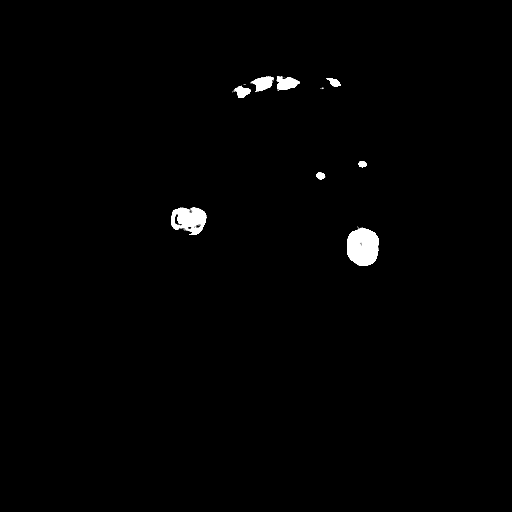
#> input picture Recognition/TargetDetect/Axial/0178.png, 512 x 512 px, found by its file name; its folder holds 3 pictures in this run
$ python CircleDetect.py   (older library calls are emulated)
#> lines starting #> are read from the running program, lines starting #| are printed output that depends on the picture; after the words box and inside, x2 and y2 are one past the last pixel; in counts of white or black regions, pixels touching at a corner belong together
from itertools import count
from pickle import NONE
import cv2
import numpy as np
import os
import shutil
from scipy.spatial.kdtree import distance_matrix
from sklearn.neighbors import NearestNeighbors
from scipy import spatial
import re
import copy
from sklearn.cluster import KMeans
from sklearn import cluster
import json
import datetime
import math
from decimal import getcontext, Decimal
# import cupy as cp
import concurrent.futures

class CircleDetect():
    def __init__(self, inputDirectory : str, outputDirectory: str) -> None:
        self.InputDir = inputDirectory
        self.OutputDir = outputDirectory
        self.ImageSpacing = 0.3
        self.DetectMatrix = []
        self.CircleMatrix = None
        self.CircleDiameter = 2.5
        self.factor_distance = 1.5
        self.CircleNum = 7
        self.MarkerPoints = None
        self.sortThreshold = 2
        self.UpdateThreshold = 6
        self.ImageOrigin = [0, 0, 0]
        self.X_middle = 0
        self.Accuracy = 0.50
        self.denoising = False

        self.centerDistance = 12.7    # marker上各个点到质心点的平均距离
        self.maxdeviation = 0.0
        self.averagedeviation = 0.0
        self.distance_list = [96.14, 104.39, 105.73, 113.68, 117.48 , 122.87, 123.87]

        # 全局的Image图像
        self.Image_Axial = None
        self.Image_Sagittal = None
        self.Image_Coronal = None
        self.direction = None
        self.Image = None

    def setImageSpacing(self, value):
        self.ImageSpacing = value

    def setdenoising(self, value):
        self.denoising = value

    # [8 lines of commented-out code are left out]

    def setAccuracy(self, value):
        self.Accuracy = value

    def setImageOrigin(self, value):
        self.ImageOrigin = value

    def setUpdateThreshold(self, value):
        self.UpdateThreshold = value

    def setsortThreshold(self, value):
        self.sortThreshold = value

    def setCircleDiameter(self, value):
        self.CircleDiameter = value

    def setDistanceFactor(self, value):
        self.factor_distance = value

    def getmaxdeviation(self):
        return self.maxdeviation

    def getaveragedeviation(self):
        return self.averagedeviation

    # [7 lines left out: function createDir, not called in this run]

    def setCircleNum(self, value):
        self.CircleNum = value

    # [76 lines left out: functions computeDeviation, filter_marker, not called in this run]

    def cirlce_matrix(self, dir : str, direction = "Axial", minR=0, maxR=20):
#> called with direction = 'Axial', minR = 0, maxR = 20
        Radius = self.CircleDiameter / self.ImageSpacing / 2

        Area = math.pi * Radius * Radius
        arcLength = 2 * math.pi * Radius

        print("Radius ", Radius)
        print("Area ", Area)

        filelist = os.listdir(dir)  # 列出文件夹下所有的目录与文件
        valid = len(filelist) > 0
        if not valid:
            return

        for i in range(0, len(filelist)):
            filePath = os.path.join(dir, filelist[i])
            image = cv2.imread(filePath)
#> image is the input picture: shape (512, 512, 3); min 0, max 255, mean 2.4
            regex = re.compile(r'\d+')
            # dst = cv2.GaussianBlur(image,(13,15),15)     #使用高斯模糊，修改卷积核ksize也可以检测出来
            # img_median = cv2.medianBlur(image, 5)
            gray = cv2.cvtColor(image, cv2.COLOR_BGR2GRAY)
            ret,thresh = cv2.threshold(gray,127,255,0)   # 需要进行二值化，否则检测出来的轮廓会比较大
#> thresh: shape (512, 512); 0.96% white; 10 white regions (2 under 20 px), largest, box (x1, y1, x2, y2) and area: (347, 227, 379, 266) 1007, (171, 207, 207, 235) 716, (276, 76, 300, 91) 237
            kernel = cv2.getStructuringElement(cv2.MORPH_RECT, (2, 2))
            dst = cv2.morphologyEx(thresh, cv2.MORPH_OPEN, kernel)
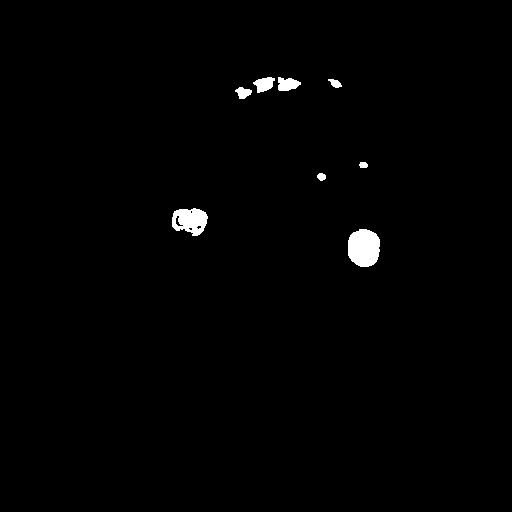
#> dst: shape (512, 512); 0.95% white; 8 white regions, largest, box (x1, y1, x2, y2) and area: (348, 229, 380, 267) 1006, (172, 208, 208, 236) 712, (278, 77, 301, 91) 234
            dst2 = cv2.morphologyEx(dst, cv2.MORPH_CLOSE, kernel)
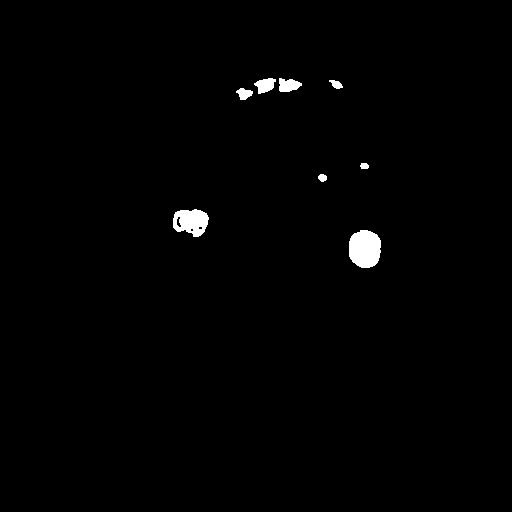
#> dst2: shape (512, 512); 0.95% white; 8 white regions
            # circles = cv2.HoughCircles(dst, cv2.HOUGH_GRADIENT,1,20,param1=100,param2=8, minRadius=minR, maxRadius=maxR)

            contours = None
            if self.denoising:
                contours, hierarchy = cv2.findContours(dst2, cv2.RETR_EXTERNAL, cv2.CHAIN_APPROX_NONE)
            else:
                contours, hierarchy = cv2.findContours(thresh, cv2.RETR_EXTERNAL, cv2.CHAIN_APPROX_NONE)
#> contours = 10 contours, 2 with area under 20; largest, box (x1, y1, x2, y2) and area: (347, 227, 379, 266) 954, (171, 207, 207, 235) 704, (276, 76, 300, 91) 206, (251, 76, 274, 92) 198, (234, 86, 251, 98) 110, (326, 78, 341, 87) 61, (316, 172, 325, 180) 44, (358, 161, 367, 168) 36

            valid = len(contours) > 0
#> valid = True
            if not valid:
                continue
            # num = len(contours)
            if direction == "Axial" : # 横断面的检测:
                Z_index = int(max(regex.findall(filelist[i])))

                try:
                    # circles = np.float32(np.around(circles)) #around对数据四舍五入，为整数
                    templist = []
                    templist.clear()
                    for k in range(len(contours)):
                        rect = cv2.minAreaRect(contours[k])
                        center, size = rect[0], rect[1]
                        RectArea = cv2.contourArea(contours[k])
                        arc = cv2.arcLength(contours[k], True)

                        if (len(self.DetectMatrix) == 0):
                            cir = [center[0], center[1], Z_index, RectArea, 1]
                            self.DetectMatrix.append(cir)
                            continue

                        # 面积可以设置得小一些，以便将种植体过滤掉
                        # if (size[0] < 8 or size[0] > 20 or size[1] < 8 or size[1] > 20):
                        #     continue

                        if ((RectArea < Area * self.Accuracy ) or (RectArea > Area * (2 - self.Accuracy))):
                            continue

                        if ((arc < arcLength * self.Accuracy ) or (arc > arcLength * (2 - self.Accuracy))):
                            continue

                        add_Item = True
                        R = Radius * 1.0
                        self.X_middle = image.shape[0] / 2

                        for c in self.DetectMatrix:
                            # 新增判断是否连续的序列
                            Z_pre = int(c[2] / c[4]) + int(c[4] / 2)
                            if ( (abs(c[0] - center[0]) < R) and (abs(c[1] - center[1]) < R) and (abs(Z_index - Z_pre) == 1)):   # 可能是同一个圆
                            # if ( (abs(c[0] - center[0]) < R) and (abs(c[1] - center[1]) < R)):   # 可能是同一个圆
                                c[4] = c[4] + 1
                        #         # c[2] = (c[2] + Z_index) / 2  # 容易导致偏大
                                c[2] = c[2] + Z_index

                                if (RectArea > c[3]):
                                    c[3] = RectArea
                                    c[0] = center[0]
                                    c[1] = center[1]
                                add_Item = False

                        if add_Item:
                            cir = [center[0], center[1], Z_index, RectArea, 1]
                            templist.append(cir)
#> this loop made 10 passes
#> (rect, RectArea, arc, cir) on passes 1, 3, 4, 8: (((362.5, 246), (38, 31), -90), 954, 118.9, [362.5, 246, 178, 954, 1]), (((320.3, 175.3), (7.07, 7.78), -45), 43.5, 24.73, [320.3, 175.3, 178, 43.5, 1]), (((362, 164), (6, 8), -90), 35.5, 23.9, [362, 164, 178, 35.5, 1]), (((333.3, 81.25), (7.07, 14.85), -45), 61, 36.97, [333.3, 81.25, 178, 61, 1])
#> after the loop, c = [362.5, 246, 178, 954, 1]; self.DetectMatrix = [[362.5, 246, 178, 954, 1]]; templist = [[320.3, 175.3, 178, 43.5, 1], [362, 164, 178, 35.5, 1], [333.3, 81.25, 178, 61, 1]]

                    for t in templist:
                        self.DetectMatrix.append(copy.deepcopy( t ))    # 深拷贝
#> this loop made 3 passes
#> after the loop, self.DetectMatrix = [[362.5, 246, 178, 954, 1], [320.3, 175.3, 178, 43.5, 1], [362, 164, 178, 35.5, 1], [333.3, 81.25, 178, 61, 1]]
                except:
                    print("Axial error, Z_index ", Z_index)
            elif direction == "Sagittal" :    # 矢状面
                X_index = int(max(regex.findall(filelist[i])))
                try:
                    # circles = np.float32(np.around(circles)) #around对数据四舍五入，为整数
                    templist = []
                    for k in range(len(contours)):
                        rect = cv2.minAreaRect(contours[k])
                        center, size = rect[0], rect[1]
                        RectArea = cv2.contourArea(contours[k])
                        arc = cv2.arcLength(contours[k], True)
                        Z_value = image.shape[0] - center[1]

                        # if (size[0] < 8 or size[0] > 19 or size[1] < 8 or size[1] > 19):
                        #     continue

                        if ((RectArea < Area * self.Accuracy ) or (RectArea > Area * (2 - self.Accuracy))):
                            continue

                        if ((arc < arcLength * self.Accuracy ) or (arc > arcLength * (2 - self.Accuracy))):
                            continue

                        add_Item = True
                        R = Radius * 0.5
                        for c in self.DetectMatrix:
                            # 把X_index也计入，进行一个三维空间的同时判断
                            X_value = X_index * self.ImageSpacing
                            if ( (abs(c[2] - Z_value) < R) and (abs(c[1] - center[0]) < R)):   # 可能是同一个圆
                                c[4] = c[4] + 1

                                if (RectArea > c[3]):
                                    c[3] = RectArea
                                    c[1] = center[0]

                                add_Item = False

                        if add_Item:
                            cir = [X_index, center[0], Z_value, RectArea, 1]
                            templist.append(cir)

                    for t in templist:
                        self.DetectMatrix.append(copy.deepcopy( t ))
                except:
                    print("Sagittal error, X_index ", X_index)
            elif direction == "Coronal" :    # 矢状面
                Y_index = int(max(regex.findall(filelist[i])))
                try:
                    # circles = np.float32(np.around(circles)) #around对数据四舍五入，为整数
                    templist = []
                    for k in range(len(contours)):
                        rect = cv2.minAreaRect(contours[k])
                        center, size = rect[0], rect[1]
                        RectArea = cv2.contourArea(contours[k])
                        arc = cv2.arcLength(contours[k], True)
                        Z_value = image.shape[0] - center[1]

                        # if (size[0] < 8 or size[0] > 19 or size[1] < 8 or size[1] > 19):
                        #     continue

                        if ((RectArea < Area * self.Accuracy ) or (RectArea > Area * (2 - self.Accuracy))):
                            continue

                        if ((arc < arcLength * self.Accuracy ) or (arc > arcLength * (2 - self.Accuracy))):
                            continue

                        add_Item = True
                        R = Radius * 0.5
                        for c in self.DetectMatrix:
                            # 把Y_index也计入，进行一个三维空间的同时判断
                            # Y_value = Y_index * self.ImageSpacing
                            if ( (abs(c[2] - Z_value) < R) and (abs(c[0] - center[0]) < R) ):   # 可能是同一个圆
                                c[4] = c[4] + 1

                                if (RectArea > c[3]):
                                    c[3] = RectArea
                                    c[0] = center[0]

                                add_Item = False

                        if add_Item:
                            cir = [center[0], Y_index, Z_value, RectArea, 1]
                            templist.append(cir)

                    for t in templist:
                        self.DetectMatrix.append(copy.deepcopy( t ))
                except:
                    print("Sagittal error, X_index ", X_index)
            else:
                return
#> pass 2 of the loop in cirlce_matrix, `for i in range(0, len(filelist)):`:
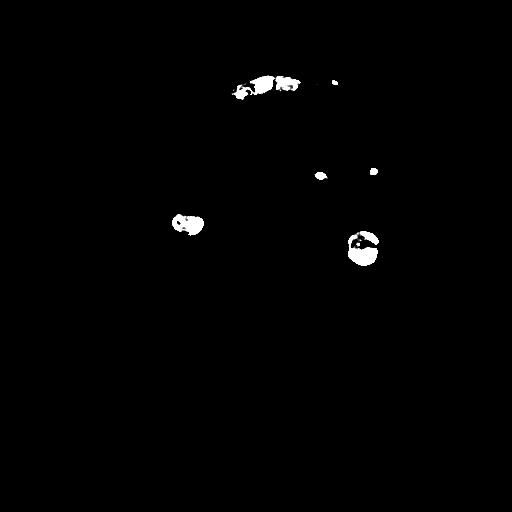
#> input picture Recognition/TargetDetect/Axial/0180.png, 512 x 512 px, found by its file name
#> in cirlce_matrix, image is the input picture: shape (512, 512, 3); min 0, max 255, mean 1.9
#> in cirlce_matrix, `dst = cv2.morphologyEx(thresh, cv2.MORPH_OPEN, kernel)`:
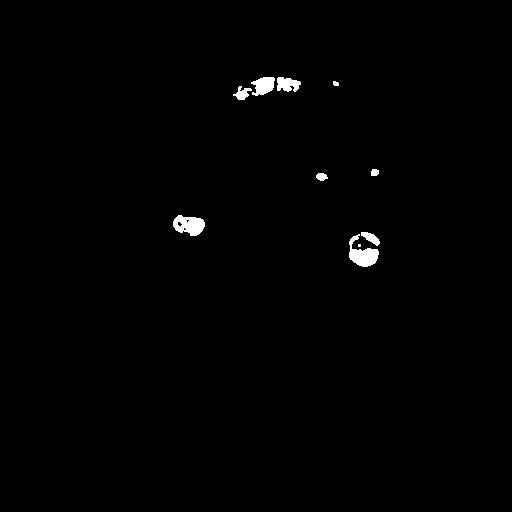
#> dst: shape (512, 512); 0.75% white; 10 white regions (1 under 20 px), largest, box (x1, y1, x2, y2) and area: (349, 234, 379, 267) 500, (173, 215, 205, 236) 468, (251, 77, 275, 96) 312
#> in cirlce_matrix, `dst2 = cv2.morphologyEx(dst, cv2.MORPH_CLOSE, kernel)`:
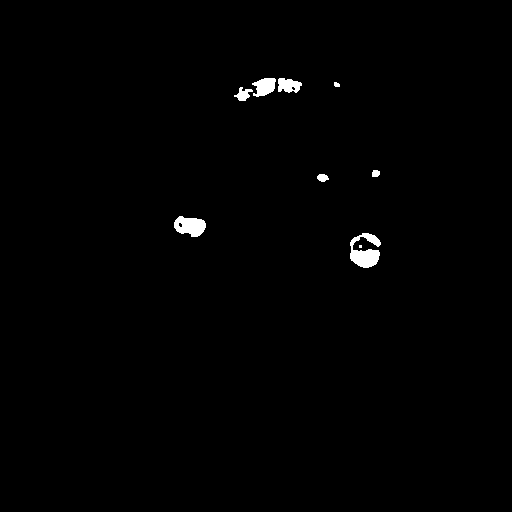
#> dst2: shape (512, 512); 0.76% white; 9 white regions (1 under 20 px)
#> contours = 12 contours, 5 with area under 20; largest, box (x1, y1, x2, y2) and area: (172, 214, 204, 236) 446, (348, 232, 378, 266) 446, (232, 75, 275, 100) 391, (275, 76, 301, 91) 238, (360, 231, 379, 245) 114, (315, 172, 327, 180) 57, (370, 168, 378, 175) 37
#> the loop in cirlce_matrix, `for k in range(len(contours)):` made 12 passes
#> (rect, RectArea, arc, R, self.X_middle, cir) on passes 6 to 7: (((320.5, 175.5), (7, 11), -90), 57, 30.14, 4.17, 256, [320.5, 175.5, 180, 57, 1]), (((373.5, 171), (6, 7), -90), 37, 23.66, 4.17, 256, [373.5, 171, 180, 37, 1])
#> after the loop in cirlce_matrix, `for k in range(len(contours)):`: c = [333.3, 81.25, 178, 61, 1]; templist = [[320.5, 175.5, 180, 57, 1], [373.5, 171, 180, 37, 1]]
#> the loop in cirlce_matrix, `for t in templist:` made 2 passes
#> after the loop in cirlce_matrix, `for t in templist:`: self.DetectMatrix = [[362.5, 246, 178, 954, 1], [320.3, 175.3, 178, 43.5, 1], [362, 164, 178, 35.5, 1], [333.3, 81.25, 178, 61, 1], [320.5, 175.5, 180, 57, 1], [373.5, 171, 180, 37, 1]]
#> pass 3 of the loop in cirlce_matrix, `for i in range(0, len(filelist)):`:
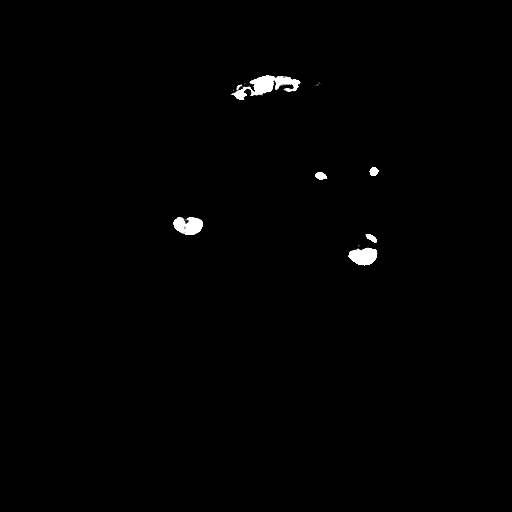
#> input picture Recognition/TargetDetect/Axial/0181.png, 512 x 512 px, found by its file name
#> in cirlce_matrix, image is the input picture: shape (512, 512, 3); min 0, max 255, mean 1.7
#> in cirlce_matrix, `dst = cv2.morphologyEx(thresh, cv2.MORPH_OPEN, kernel)`:
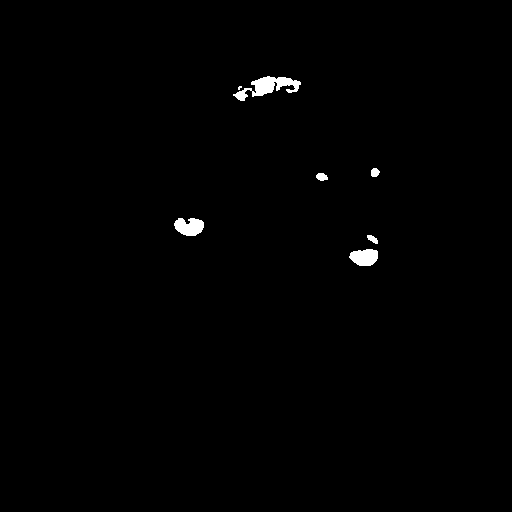
#> dst: shape (512, 512); 0.66% white; 7 white regions (1 under 20 px), largest, box (x1, y1, x2, y2) and area: (233, 76, 301, 101) 717, (174, 218, 204, 236) 410, (349, 249, 378, 266) 387, (316, 173, 328, 181) 73, (371, 168, 380, 177) 64, (367, 235, 378, 244) 60
#> in cirlce_matrix, `dst2 = cv2.morphologyEx(dst, cv2.MORPH_CLOSE, kernel)`:
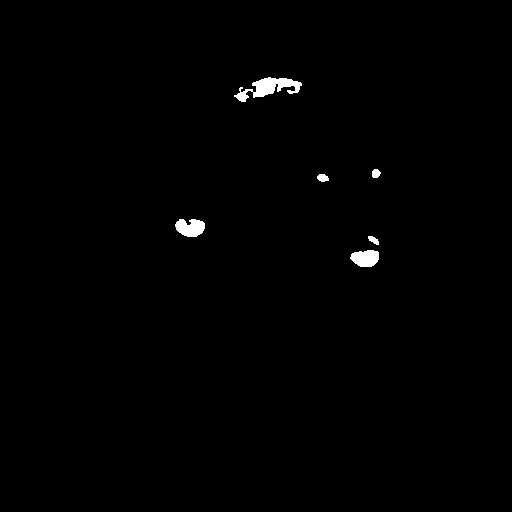
#> dst2: shape (512, 512); 0.66% white; 6 white regions
#> contours = 6 contours; box (x1, y1, x2, y2) and area: (231, 75, 301, 100) 623, (173, 217, 203, 235) 370, (348, 248, 377, 266) 354, (315, 172, 327, 180) 58, (369, 167, 379, 176) 52, (366, 234, 377, 243) 46
#> the loop in cirlce_matrix, `for k in range(len(contours)):` made 6 passes
#> (rect, RectArea, arc, cir) on pass 2: (((371.3, 237.6), (5.14, 12.69), -59.04), 45.5, 30.73, [371.3, 237.6, 181, 45.5, 1])
#> after the loop in cirlce_matrix, `for k in range(len(contours)):`: c = [373.3, 171.3, 361, 52.5, 2]; self.DetectMatrix = [[362.5, 246, 178, 954, 1], [320.3, 175.3, 178, 43.5, 1], [362, 164, 178, 35.5, 1], [333.3, 81.25, 178, 61, 1], [320.5, 175.5, 361, 58.5, 2], [373.3, 171.3, 361, 52.5, 2]]; templist = [[371.3, 237.6, 181, 45.5, 1]]
#> the loop in cirlce_matrix, `for t in templist:` made 1 pass
#> after the loop in cirlce_matrix, `for t in templist:`: self.DetectMatrix = [[362.5, 246, 178, 954, 1], [320.3, 175.3, 178, 43.5, 1], [362, 164, 178, 35.5, 1], [333.3, 81.25, 178, 61, 1], [320.5, 175.5, 361, 58.5, 2], [373.3, 171.3, 361, 52.5, 2], [371.3, 237.6, 181, 45.5, 1]]

        # 以横断面的检测为主，矢状面和横断面为辅（主要提高圆心的更新数）
        if direction == "Axial":
            self.DetectMatrix = np.array(self.DetectMatrix, dtype = np.float)
            self.DetectMatrix[:, 2] = self.DetectMatrix[:, 2] / self.DetectMatrix[:, 4]

            # self.DetectMatrix[:, 0] = self.DetectMatrix[:, 0] / self.DetectMatrix[:, 4]
            # self.DetectMatrix[:, 1] = self.DetectMatrix[:, 1] / self.DetectMatrix[:, 4]

            self.DetectMatrix = self.DetectMatrix.tolist()
#> self.DetectMatrix = [[362.5, 246, 178, 954, 1], [320.3, 175.3, 178, 43.5, 1], [362, 164, 178, 35.5, 1], [333.3, 81.25, 178, 61, 1], [320.5, 175.5, 180.5, 58.5, 2], [373.3, 171.3, 180.5, 52.5, 2], [371.3, 237.6, 181, 45.5, 1]]


    # [176 lines left out: function cirlce_matrix_Image, not called in this run]
    def detect_circle(self, minR=0, maxR=20):
        circle_input_Axial = self.InputDir + "/Axial"
        self.cirlce_matrix(circle_input_Axial, "Axial", minR, maxR)

        circle_input_Sagittal = self.InputDir + "/Sagittal"
        self.cirlce_matrix(circle_input_Sagittal, "Sagittal", minR, maxR)

        circle_input_Coronal = self.InputDir + "/Coronal"
        self.cirlce_matrix(circle_input_Coronal, "Coronal", minR, maxR)


        # [22 lines of commented-out code are left out]

        Matrix = np.array(self.DetectMatrix, dtype = np.int32)
        # print(Matrix)
        index = np.argsort(-Matrix[:, 4])

        tempSum = np.sum(Matrix[index[0:10], :], axis=0)
        X_average = tempSum[0] / 10

        print("tempSum[0] ", tempSum[0])
        print("len(tempSum) ", len(self.DetectMatrix))
        print("X_average ", X_average)
        print("self.X_middle", self.X_middle)

        if (X_average > self.X_middle):
            for k in range(len(self.DetectMatrix)-1, -1, -1):
                if (self.DetectMatrix[k][0] < self.X_middle):
                    self.DetectMatrix.pop(k)
        else:
            for k in range(len(self.DetectMatrix)-1, -1, -1):
                if (self.DetectMatrix[k][0] > self.X_middle):
                    self.DetectMatrix.pop(k)
        #################################################################

        self.DetectMatrix = np.array(self.DetectMatrix, dtype = np.int32)

        detectMatrix = self.DetectMatrix
        X_sort = np.argsort(detectMatrix[:, 0])

        index = np.argsort(-detectMatrix[:, 4])
        print("===========================================================")
        print("detectMatrix \n", detectMatrix[index][0:20, :])
        print("===========================================================")
        self.CircleMatrix = detectMatrix[index][0:(self.CircleNum), :]  # 暂时不考虑种植体的情况
        # [6 lines of commented-out code are left out]

        print("self.CircleMatrix \n", self.CircleMatrix)

        circlePosition = self.CircleMatrix * self.ImageSpacing
        circlePosition = circlePosition[:, 0:3]

        print("*******************************************")
        # test = circlePosition.tolist()
        # print("test ", test)
        print("*******************************************")

        print("self.circleNum " , self.CircleNum)

        markerPoints = circlePosition
        # [4 lines of commented-out code are left out]
        print("===========================================================")
        print(markerPoints)
        print("===============after sort==================================")
        markerPoints = self.bubbleSort(markerPoints)

        if self.CircleNum == 7:
            self.computeDeviation(markerPoints)

        print("===========================================================")
        print("origin ", self.ImageOrigin)
        Origin = np.array(self.ImageOrigin)
        markerPoints = markerPoints + Origin
        self.MarkerPoints = markerPoints
        print(markerPoints)
        print("maxdeviation error ", self.maxdeviation)
        print("averagedeviation error ", self.averagedeviation)
        print("===========================================================")

        return markerPoints

    # [36 lines left out: functions bubbleSort, UpdateJson, not called in this run]

if __name__ == '__main__':

    # inputDirectory = "C:/Users/Admin/Desktop/Code/Python/TargetDetect/Axial"
    # outputDirectory = "C:/Users/Admin/Desktop/Code/Python/TargetDetect/Classification"

    inputDirectory = "D:/Lancet/TeethPostVerify/Local/TargetDetect"
    outputDirectory = "D:/Lancet/TeethPostVerify/Local/TargetDetect/Classification"

    circle = CircleDetect(inputDirectory, None)
    circle.setUpdateThreshold(6)
#> (the run stopped early here; a loop or call above may not have finished)
